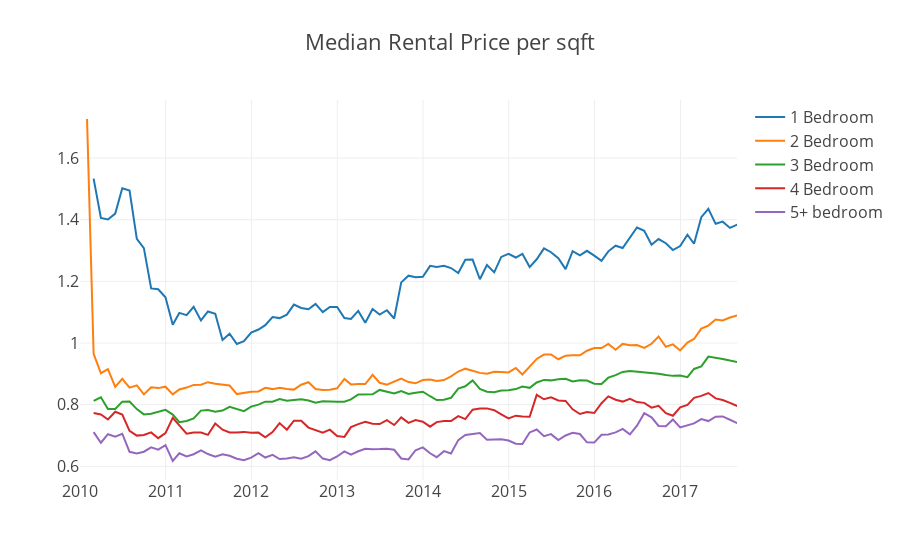

The notebook cell this image was saved under:
### Code cell
data= [go.Scatter(x=state_month['Date'], y=state_month['MedianRentalPricePerSqft_1Bedroom'], name = '1 Bedroom'), 
       go.Scatter(x=state_month['Date'], y=state_month['MedianRentalPricePerSqft_2Bedroom'], name = '2 Bedroom'),
       go.Scatter(x=state_month['Date'], y=state_month['MedianRentalPricePerSqft_3Bedroom'], name = '3 Bedroom'), 
       go.Scatter(x=state_month['Date'], y=state_month['MedianRentalPricePerSqft_4Bedroom'], name = '4 Bedroom'),
       go.Scatter(x=state_month['Date'], y=state_month['MedianRentalPricePerSqft_5BedroomOrMore'], name='5+ bedroom')]
layout = {'title':'Median Rental Price per sqft', 'font' : dict(size=16), 'xaxis': {'range': ['2010-1-1', '2017-8-30']}}
py.iplot({'data' : data, 'layout':layout})

### Figure 1 — Plotly figure (JSON) as saved in the notebook; plotly's stock layout.template omitted (floating-point values rounded to 4 significant figures; data arrays with more than 128 entries replaced by an {"elided": "..."} marker saying what was removed)
{"data": [{"name": "1 Bedroom", "type": "scatter", "x": {"elided": "257 str values"}, "y": {"elided": "257 float values"}}, {"name": "2 Bedroom", "type": "scatter", "x": {"elided": "257 str values"}, "y": {"elided": "257 float values"}}, {"name": "3 Bedroom", "type": "scatter", "x": {"elided": "257 str values"}, "y": {"elided": "257 float values"}}, {"name": "4 Bedroom", "type": "scatter", "x": {"elided": "257 str values"}, "y": {"elided": "257 float values"}}, {"name": "5+ bedroom", "type": "scatter", "x": {"elided": "257 str values"}, "y": {"elided": "257 float values"}}], "layout": {"font": {"size": 16}, "title": "Median Rental Price per sqft", "xaxis": {"range": ["2010-1-1", "2017-8-30"]}}}
